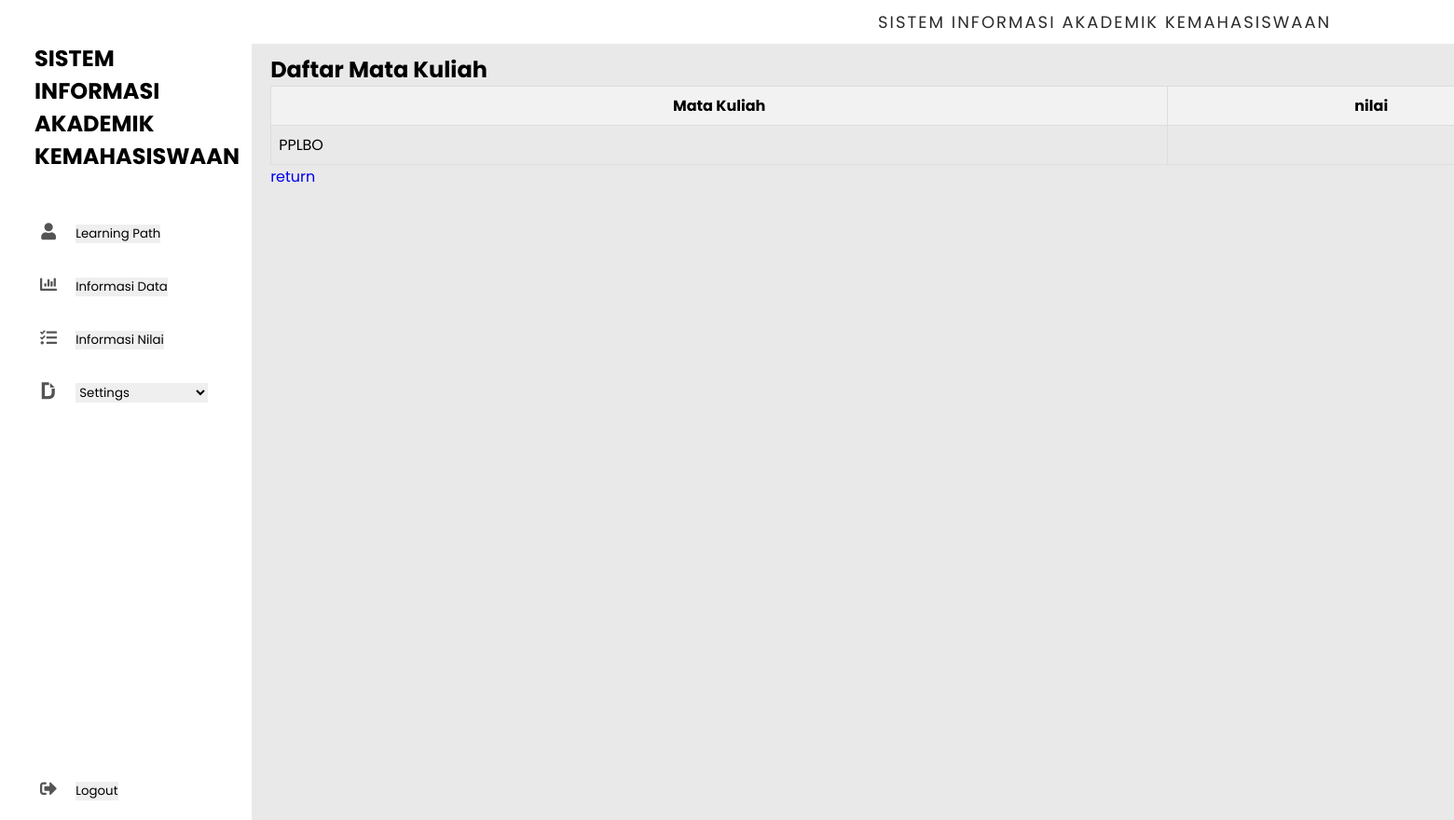
Page /model/view/nilai.php (signed in) on the earlier database version.
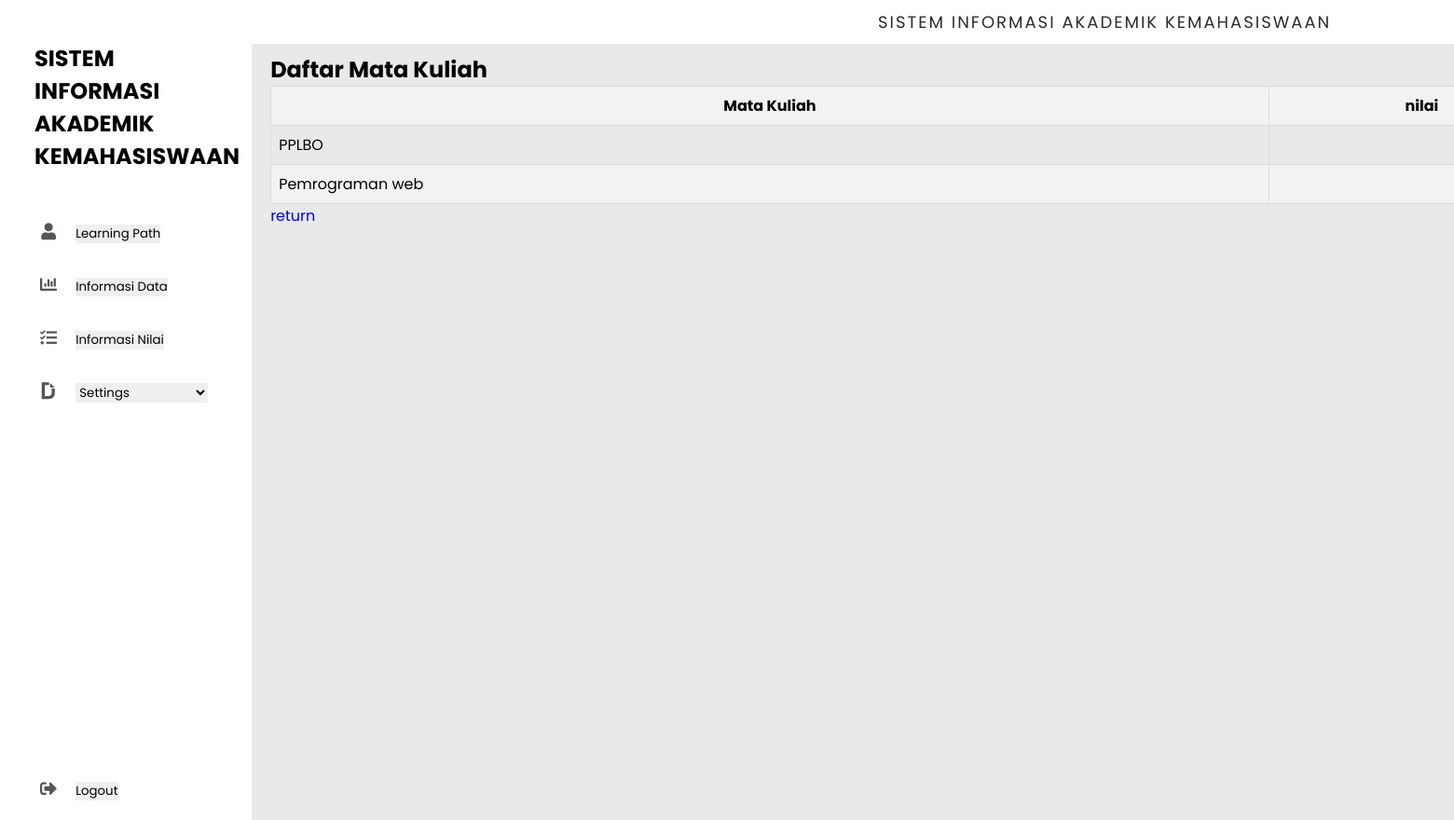
Same page on the later database version.
### tables this page shows
CREATE TABLE `data_kelas_mahasiswa` (
  `nim` varchar(20) NOT NULL,
  `kode_kelas` varchar(20) NOT NULL,
  `nilai` varchar(1) NOT NULL
);

CREATE TABLE `kelas` (
  `kode_kelas` varchar(4) NOT NULL,
  `mata_kuliah` varchar(20) NOT NULL,
  `waktu` varchar(7) NOT NULL,
  `ruangan` varchar(6) NOT NULL,
  `tipe` varchar(20) NOT NULL,
  `nip` int(11) NOT NULL
);

### core/database.php (called while the page is built, shortened)
<?php
class Database{
	private $host = 'localhost';
	private $user = 'root';
	private $pass = '';
	private $db_name = 'mahasiswa';
	private $dbh;
	private $stmt;
	public function __construct(){
		$dsn = 'mysql:host=' . $this->host . '; dbname=' . $this->db_name . '';
		$option = [
			PDO::ATTR_PERSISTENT => true,
			PDO::ATTR_ERRMODE => PDO::ERRMODE_EXCEPTION
		];
		try{
			$this->dbh = new PDO($dsn, $this->user, $this->pass, $option);
		} catch(PDOException $e){
			die($e->getMessage());
		}
	}
	public function query($query){
		$this->stmt = $this->dbh->prepare($query);
	}
	public function bind($param, $value, $type = null){
		if (is_null($type)) {
			switch (true) {
				default:
					$type = PDO::PARAM_STR;
			}
		}
		$this->stmt->bindValue($param, $value, $type);
		}
	public function execute(){
		$this->stmt->execute();
	}
	public function resultSet(){
		$this->execute();
		return $this->stmt->fetchAll(PDO::FETCH_ASSOC);
	}
}

### model/matakuliah-model.php (called while the page is built, shortened)
<?php
class Matakuliah_model extends Database {
    public function getAllKelasbyNIM($nim){
        $this->query('SELECT k.*, d.* FROM data_kelas_mahasiswa d
                          JOIN kelas k ON d.kode_kelas = k.kode_kelas
                          WHERE d.nim = :nim');
        $this->bind(':nim', $nim);
        return $this->resultSet();
    }
}
?>

### model/view/nilai.php (the view, shortened to what this page needs)
<?php
$controller = new Matakuliah_model();
$controller->checkLoginSession();
$nim = $_SESSION['nim'];
$kelas = $controller->getAllKelasbyNIM($nim);
?>
<!DOCTYPE html>
<html lang="en">
<head>
<link rel="stylesheet" href="https://cdnjs.cloudflare.com/ajax/libs/font-awesome/5.15.4/css/all.min.css" />
</head>
<body>
<div class="container">
        <nav>
          <div class="navbar">
            <div class="logo">
              <h1>SISTEM INFORMASI AKADEMIK KEMAHASISWAAN</h1>
            </div>
            <ul>
              <li><a href="#">
                <i class="fas fa-user"></i>
                <button id="mata_kuliah" class="nav-item">Learning Path</button>
              </a>
              </li>
              <li><a href="#">
                <i class="fas fa-chart-bar"></i>
                <button id="mahasiswaBtn">Informasi Data</button>
              </a>
              </li>
              <li><a href="#">
                <i class="fas fa-tasks"></i>
                <button id="nilaiBtn" class="nav-item">Informasi Nilai</button>
              </a>
              </li>
              <li><a href="#">
                <i class="fab fa-dochub"></i>
                <select id="settingsDropdown" class="nav-item">
                    <option selected disabled>Settings</option>
                </select>
              </a>
              </li>
              <li><a href="#" class="logout">
                <i class="fas fa-sign-out-alt"></i>
                <button id="logoutBtn" class="nav-item">Logout</button>
              </a>
              </li>
            </ul>
          </div>
        </nav>
        <section class="main">
          <div class="main-top">
            <p>SISTEM INFORMASI AKADEMIK KEMAHASISWAAN</p>
          </div>
          <div class="main-body">
          <table class="table">
          <h2>Daftar Mata Kuliah</h2>
<table>
    <thead>
        <tr>
            <th>Mata Kuliah</th>
            <th>nilai</th>
        </tr>
    </thead>
    <tbody>
    <?php if (!empty($kelas)): ?>
        <?php foreach ($kelas as $row): ?>
            <tr>
                <td><?= $row['mata_kuliah'] ?></td>
                <td><?= $row['nilai'] ?></td>
            </tr>
        <?php endforeach; ?>
    <?php else: ?>
        <p>Tidak ada mata kuliah yang tersedia.</p>
    <?php endif; ?>
    </tbody>
</table>
<a href="../login/dashboard"> return</a>
</body>
</html>

Differences in the rows shown:
added data_kelas_mahasiswa: kode_kelas.mata_kuliah "Pemrograman web"
